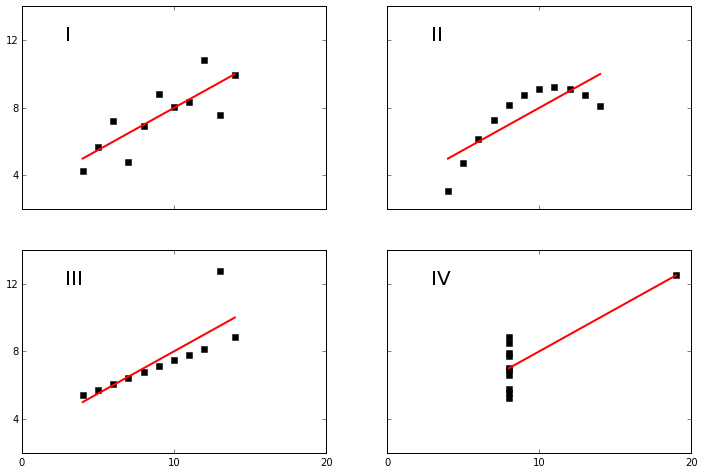

Generate this figure with Python:
#!/usr/bin/env python
"""
Make the anscombe plot
"""

import numpy as np

import matplotlib.pyplot as plt

def fit(x):
    return 3+0.5*x

def anscombe():
    x =  array([10, 8, 13, 9, 11, 14, 6, 4, 12, 7, 5])
    y1 = array([8.04, 6.95, 7.58, 8.81, 8.33, 9.96, 7.24, 4.26, 10.84, 4.82, 5.68])
    y2 = array([9.14, 8.14, 8.74, 8.77, 9.26, 8.10, 6.13, 3.10, 9.13, 7.26, 4.74])
    y3 = array([7.46, 6.77, 12.74, 7.11, 7.81, 8.84, 6.08, 5.39, 8.15, 6.42, 5.73])
    x4 = array([8,8,8,8,8,8,8,19,8,8,8])
    y4 = array([6.58,5.76,7.71,8.84,8.47,7.04,5.25,12.50,5.56,7.91,6.89])
    xfit = array( [np.amin(x),np.amax(x) ] )

fig = plt.figure(figsize=(12,8))
ax = fig.add_subplot(221)
ax.plot(x,y1,'ks', xfit, fit(xfit), 'r-', lw=2)
ax.axis([2,20,2,14])
plt.setp(gca(), xticklabels=[], yticks=(4,8,12), xticks=(0,10,20))
ax.text(3,12, 'I', fontsize=20)

ax = fig.add_subplot(222)
ax.plot(x,y2,'ks', xfit, fit(xfit), 'r-', lw=2)
ax.axis([2,20,2,14])
plt.setp(gca(), xticklabels=[], yticks=(4,8,12), yticklabels=[], xticks=(0,10,20))
ax.text(3,12, 'II', fontsize=20)

ax = fig.add_subplot(223)
ax.plot(x,y3,'ks', xfit, fit(xfit), 'r-', lw=2)
ax.axis([2,20,2,14])
ax.text(3,12, 'III', fontsize=20)
plt.setp(gca(), yticks=(4,8,12), xticks=(0,10,20))

ax = fig.add_subplot(224)
xfit = np.array([amin(x4),amax(x4)])
plot(x4,y4,'ks', xfit, fit(xfit), 'r-', lw=2)
axis([2,20,2,14])
setp(gca(), yticklabels=[], yticks=(4,8,12), xticks=(0,10,20))
text(3,12, 'IV', fontsize=20)

#verify the stats
pairs = (x,y1), (x,y2), (x,y3), (x4,y4)
for x,y in pairs:
    print ('mean=%1.2f, std=%1.2f, r=%1.2f'%(mean(y), std(y), corrcoef(x,y)[0][1]))
